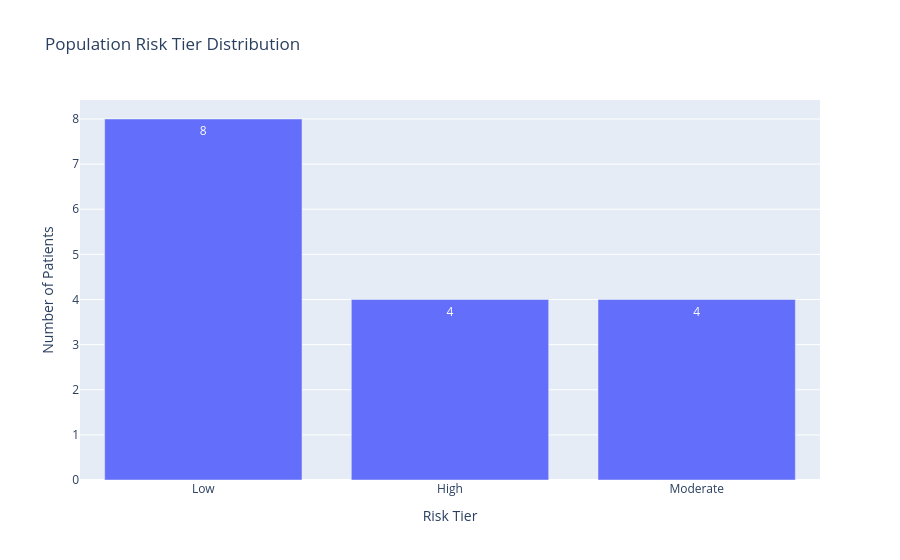

Source (notebook cell):
### Markdown cell above
### Visualization

### Code cell
fig = px.bar(
    risk_summary,
    x="Risk_Tier",
    y="Patients",
    text="Patients",
    title="Population Risk Tier Distribution",
)

fig.update_layout(
    xaxis_title="Risk Tier",
    yaxis_title="Number of Patients",
    showlegend=False,
)

fig.show()

### Figure 1 — Plotly figure (JSON) as saved in the notebook; plotly's stock layout.template omitted (floating-point values rounded to 4 significant figures)
{"data": [{"hovertemplate": "Risk_Tier=%{x}<br>Patients=%{text}<extra></extra>", "legendgroup": "", "marker": {"color": "#636efa", "pattern": {"shape": ""}}, "name": "", "orientation": "v", "showlegend": false, "text": [8.0, 4.0, 4.0], "textposition": "auto", "type": "bar", "x": ["Low", "High", "Moderate"], "xaxis": "x", "y": [8, 4, 4], "yaxis": "y"}], "layout": {"barmode": "relative", "legend": {"tracegroupgap": 0}, "showlegend": false, "title": {"text": "Population Risk Tier Distribution"}, "xaxis": {"anchor": "y", "domain": [0, 1], "title": {"text": "Risk Tier"}}, "yaxis": {"anchor": "x", "domain": [0, 1], "title": {"text": "Number of Patients"}}}}
